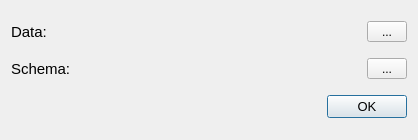
<?xml version="1.0" encoding="UTF-8"?>
<ui version="4.0">
 <class>OpenTable</class>
 <widget class="QDialog" name="OpenTable">
  <property name="geometry">
   <rect>
    <x>0</x>
    <y>0</y>
    <width>418</width>
    <height>140</height>
   </rect>
  </property>
  <property name="sizePolicy">
   <sizepolicy hsizetype="Fixed" vsizetype="Fixed">
    <horstretch>0</horstretch>
    <verstretch>0</verstretch>
   </sizepolicy>
  </property>
  <property name="minimumSize">
   <size>
    <width>418</width>
    <height>140</height>
   </size>
  </property>
  <property name="maximumSize">
   <size>
    <width>418</width>
    <height>140</height>
   </size>
  </property>
  <property name="windowTitle">
   <string>Open Table</string>
  </property>
  <property name="windowIcon">
   <iconset resource="resources.qrc">
    <normaloff>:/rec/resources/ico/open-folder.ico</normaloff>:/rec/resources/ico/open-folder.ico</iconset>
  </property>
  <layout class="QVBoxLayout" name="verticalLayout">
   <item>
    <layout class="QHBoxLayout" name="horizontalLayout2">
     <item>
      <widget class="QLabel" name="dataLabel">
       <property name="sizePolicy">
        <sizepolicy hsizetype="Expanding" vsizetype="Preferred">
         <horstretch>0</horstretch>
         <verstretch>0</verstretch>
        </sizepolicy>
       </property>
       <property name="maximumSize">
        <size>
         <width>350</width>
         <height>16777215</height>
        </size>
       </property>
       <property name="font">
        <font>
         <pointsize>11</pointsize>
         <bold>false</bold>
        </font>
       </property>
       <property name="text">
        <string>Data:</string>
       </property>
      </widget>
     </item>
     <item>
      <widget class="QToolButton" name="dataToolButton">
       <property name="maximumSize">
        <size>
         <width>40</width>
         <height>16777215</height>
        </size>
       </property>
       <property name="text">
        <string>...</string>
       </property>
       <property name="icon">
        <iconset resource="resources.qrc">
         <normaloff>:/rec/resources/ico/upload-file.ico</normaloff>:/rec/resources/ico/upload-file.ico</iconset>
       </property>
       <property name="iconSize">
        <size>
         <width>24</width>
         <height>24</height>
        </size>
       </property>
      </widget>
     </item>
    </layout>
   </item>
   <item>
    <layout class="QHBoxLayout" name="horizontalLayout">
     <item>
      <widget class="QLabel" name="schemaLabel">
       <property name="sizePolicy">
        <sizepolicy hsizetype="Expanding" vsizetype="Preferred">
         <horstretch>0</horstretch>
         <verstretch>0</verstretch>
        </sizepolicy>
       </property>
       <property name="maximumSize">
        <size>
         <width>350</width>
         <height>16777215</height>
        </size>
       </property>
       <property name="font">
        <font>
         <pointsize>11</pointsize>
        </font>
       </property>
       <property name="text">
        <string>Schema:</string>
       </property>
      </widget>
     </item>
     <item>
      <widget class="QToolButton" name="schemaToolButton">
       <property name="maximumSize">
        <size>
         <width>40</width>
         <height>16777215</height>
        </size>
       </property>
       <property name="text">
        <string>...</string>
       </property>
       <property name="icon">
        <iconset resource="resources.qrc">
         <normaloff>:/rec/resources/ico/upload-file.ico</normaloff>:/rec/resources/ico/upload-file.ico</iconset>
       </property>
       <property name="iconSize">
        <size>
         <width>24</width>
         <height>24</height>
        </size>
       </property>
      </widget>
     </item>
    </layout>
   </item>
   <item>
    <layout class="QHBoxLayout" name="horizontalLayout3">
     <item>
      <spacer name="horizontalSpacer">
       <property name="orientation">
        <enum>Qt::Horizontal</enum>
       </property>
       <property name="sizeHint" stdset="0">
        <size>
         <width>40</width>
         <height>20</height>
        </size>
       </property>
      </spacer>
     </item>
     <item>
      <widget class="QPushButton" name="okButton">
       <property name="font">
        <font>
         <pointsize>10</pointsize>
        </font>
       </property>
       <property name="text">
        <string>OK</string>
       </property>
      </widget>
     </item>
    </layout>
   </item>
  </layout>
 </widget>
 <resources>
  <include location="resources.qrc"/>
 </resources>
 <connections/>
</ui>
